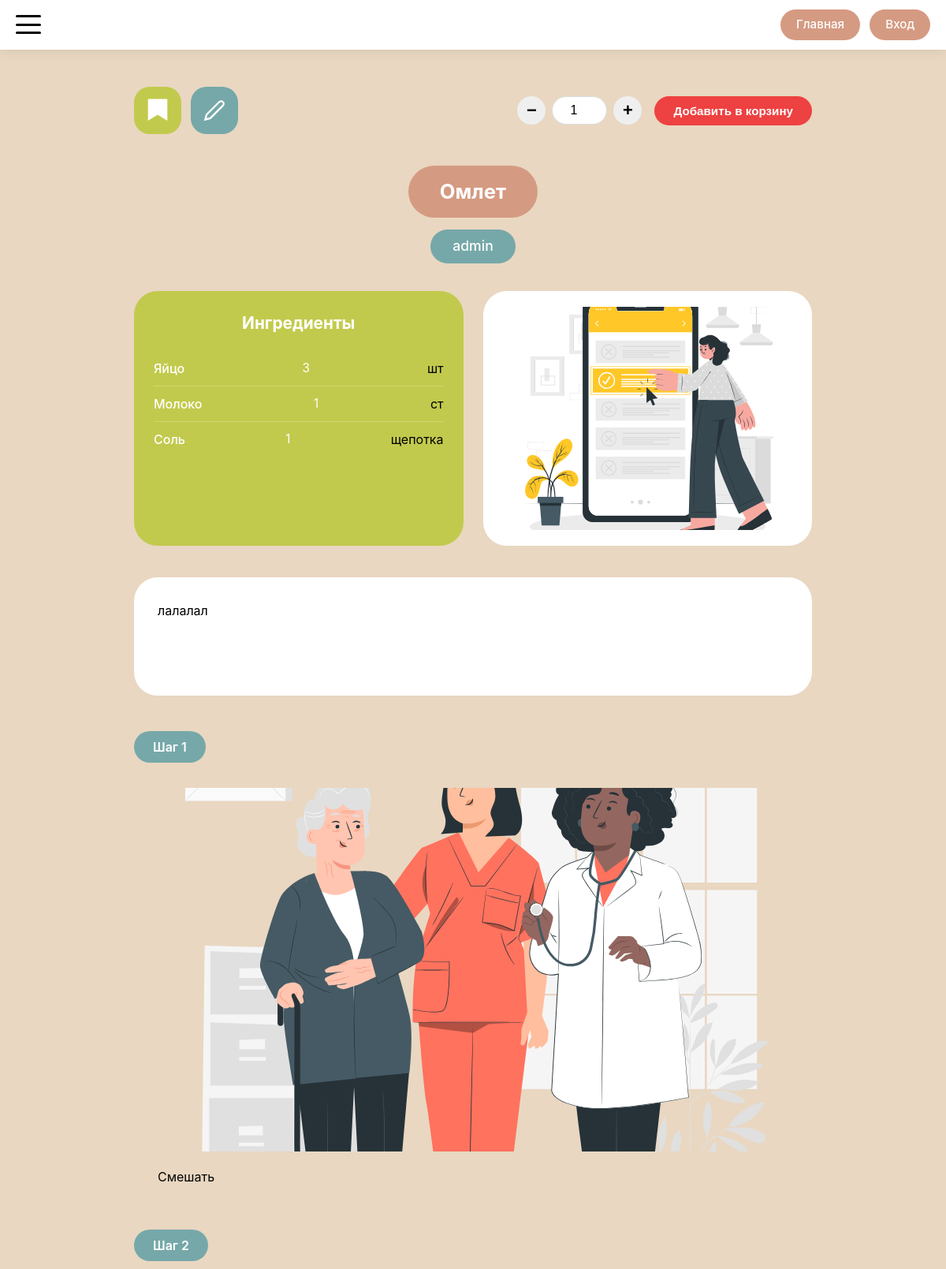
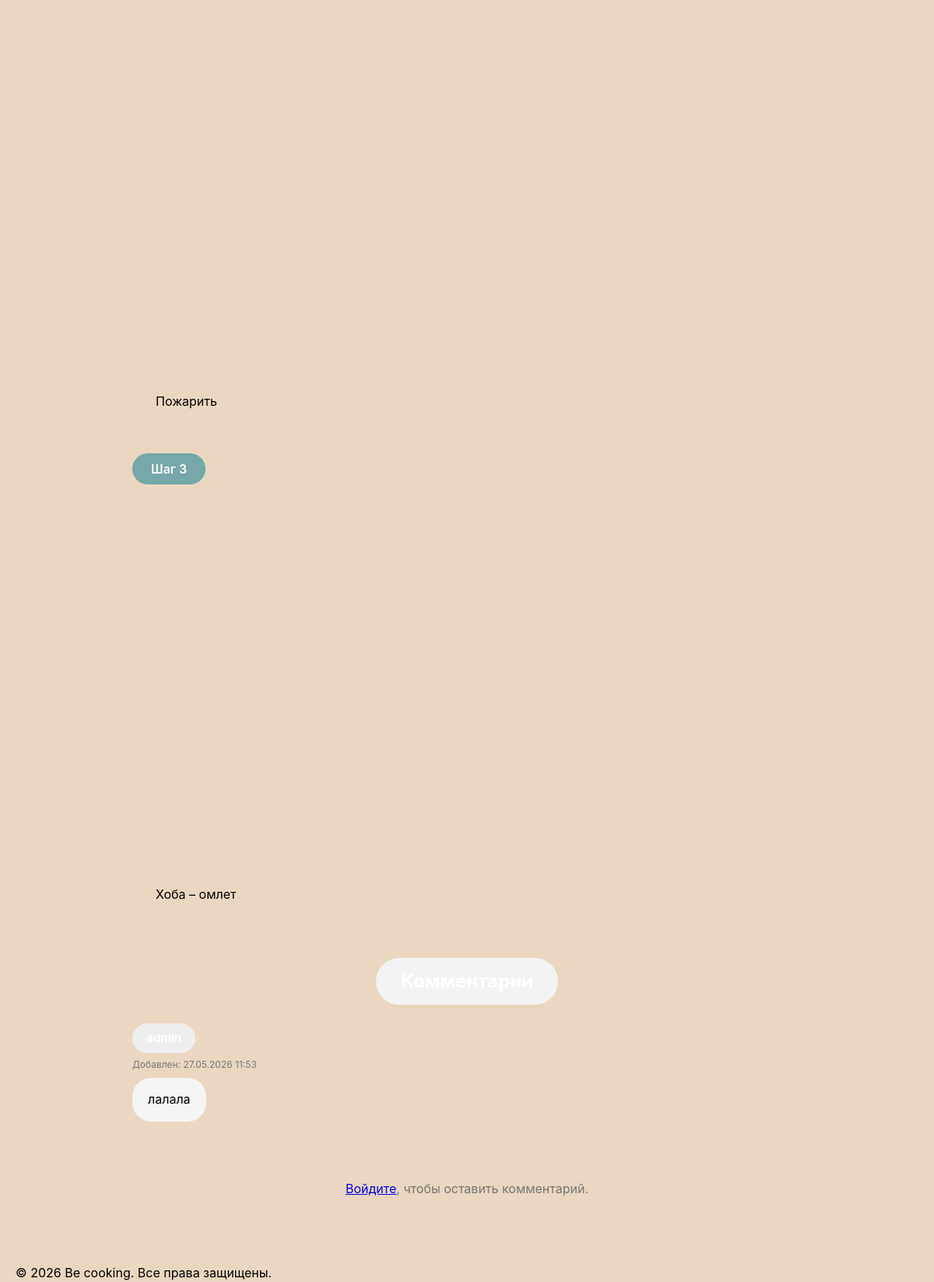
Page /recipes/2 on the committed database (2 pictures, top to bottom).
### models.py (models this page shows, shortened)
class Recipe(db.Model):
    __tablename__ = 'recipe'
    id = db.Column(db.Integer, primary_key=True)
    title = db.Column(db.String(200), nullable=False)
    description = db.Column(db.Text)
    author_id = db.Column(db.Integer, db.ForeignKey('user.id'), nullable=False)
    status = db.Column(db.Enum(RecipeStatusEnum), nullable=False, default=RecipeStatusEnum.PENDING)
    created_at = db.Column(db.DateTime, default=datetime.utcnow)
    updated_at = db.Column(db.DateTime, default=datetime.utcnow, onupdate=datetime.utcnow)
    main_image_url = db.Column(db.String(300))
    ingredients = db.Column(db.JSON)  # В SQLAlchemy JSON может хранить массивы
    steps = db.relationship('RecipeStep', backref='recipe', lazy='dynamic', cascade='all, delete-orphan')
    comments = db.relationship('Comment', backref='recipe', lazy='dynamic', cascade='all, delete-orphan')
    notes = db.relationship('Note', backref='recipe', lazy='dynamic', cascade='all, delete-orphan')
    favorites = db.relationship('Favorite', backref='recipe', lazy='dynamic', cascade='all, delete-orphan')
    cart_items = db.relationship('CartItem', backref='recipe', lazy='dynamic', cascade='all, delete-orphan')

class User(db.Model, UserMixin):
    __tablename__ = 'user'
    id = db.Column(db.Integer, primary_key=True)
    username = db.Column(db.String(100), unique=True, nullable=False)
    password_hash = db.Column(db.String(255), nullable=False)
    avatar_url = db.Column(db.String(300))
    created_at = db.Column(db.DateTime, default=datetime.utcnow)
    role = db.Column(db.Enum(UserRoleEnum), nullable=False, default=UserRoleEnum.USER)
    recipes = db.relationship('Recipe', backref='author', lazy='dynamic')
    comments = db.relationship('Comment', backref='author', lazy='dynamic')
    favorites = db.relationship('Favorite', backref='user', lazy='dynamic')
    cart_items = db.relationship('CartItem', backref='user', lazy='dynamic')
    notes = db.relationship('Note', backref='user', lazy='dynamic')
    chefs = db.relationship('Chef', backref='admin', lazy='dynamic')
    articles = db.relationship('Article', backref='author', lazy='dynamic')

class RecipeStep(db.Model):
    __tablename__ = 'recipe_step'
    id = db.Column(db.Integer, primary_key=True)
    recipe_id = db.Column(db.Integer, db.ForeignKey('recipe.id'), nullable=False)
    step_number = db.Column(db.Integer, nullable=False)
    text = db.Column(db.Text, nullable=False)
    image_url = db.Column(db.String(300))
    __table_args__ = (
        db.UniqueConstraint('recipe_id', 'step_number', name='unique_recipe_step'),
    )

class Comment(db.Model):
    __tablename__ = 'comment'
    id = db.Column(db.Integer, primary_key=True)
    user_id = db.Column(db.Integer, db.ForeignKey('user.id'), nullable=False)
    text = db.Column(db.Text, nullable=False)
    created_at = db.Column(db.DateTime, default=datetime.utcnow)
    updated_at = db.Column(db.DateTime, default=datetime.utcnow, onupdate=datetime.utcnow)
    article_id = db.Column(db.Integer, db.ForeignKey('article.id', ondelete='CASCADE'), nullable=True)
    recipe_id = db.Column(db.Integer, db.ForeignKey('recipe.id', ondelete='CASCADE'), nullable=True)

### routes/recipe_routes.py (the view, shortened to what this page needs)
@app.route('/recipes/<int:recipe_id>')
def recipe_detail(recipe_id):
    recipe = Recipe.query.get_or_404(recipe_id)
    is_favorite = False
    cart_servings = 1
    is_in_cart = False
    comments = get_recipe_comments(recipe.id)
    return render_template(
        'recipes/recipe_detail.html',
        recipe=recipe,
        is_favorite=is_favorite,
        cart_servings=cart_servings,
        is_in_cart=is_in_cart,
        comments=comments
    )

### app.py (called while the page is built)
@app.context_processor
def inject_enums():
    return dict(UserRoleEnum=UserRoleEnum)

### routes/recipe_routes.py (called while the page is built)
def get_recipe_comments(recipe_id):
    comments = (
        Comment.query
        .filter_by(recipe_id=recipe_id)
        .order_by(Comment.created_at.asc())
        .all()
    )
    for comment in comments:
        if comment.created_at and comment.updated_at:
            comment.is_edited = (comment.updated_at - comment.created_at).total_seconds() > 1
        else:
            comment.is_edited = False
    return comments

### templates/recipes/recipe_detail.html (shortened to what this page needs)
{% extends 'base/base.html' %}
{% block main_class %}recipe-detail-main{% endblock %}
{% block container_class %}recipe-detail-container{% endblock %}
{% block content %}
<div class="recipe-actions-bar">
    <form action="{{ url_for('toggle_favorite', recipe_id=recipe.id) }}" method="POST">
        <button type="submit" class="recipe-favorite-ribbon {{ 'is-active' if is_favorite else '' }}" id="favoriteBtn">
            <svg width="28" height="32" viewBox="0 0 24 28" fill="none">
                <path d="M2 2H22V24L12 18L2 24V2Z" fill="currentColor" stroke="white" stroke-width="1.5"/>
            </svg>
        </button>
    </form>
    <a href="{{ url_for('recipe_notes', recipe_id=recipe.id) }}" class="recipe-notes-icon" title="Мои заметки">
        <svg width="28" height="28" viewBox="0 0 24 24" fill="none" stroke="currentColor" stroke-width="2">
            <path d="M17 3a2.85 2.83 0 1 1 4 4L7.5 20.5 2 22l1.5-5.5L17 3z"/>
        </svg>
    </a>
    <div class="recipe-action-buttons">
        <form action="{{ url_for('add_to_cart', recipe_id=recipe.id) }}" method="POST" class="add-to-cart-form">
            <div class="servings-control">
                <button type="button" class="servings-btn" data-action="minus">−</button>
                <input
                    type="number"
                    name="servings"
                    class="servings-input"
                    value="{{ cart_servings }}"
                    min="1"
                >
                <button type="button" class="servings-btn" data-action="plus">+</button>
            </div>
            <button type="submit" class="recipe-action-btn action-cart">
                {% if is_in_cart %}
                    Обновить корзину
                {% else %}
                    Добавить в корзину
                {% endif %}
            </button>
        </form>
    </div>
</div>
<div class="recipe-info-block">
    <div class="recipe-title-wrapper">
        <div class="recipe-title-pill">{{ recipe.title }}</div>
    </div>
    <div class="recipe-author-wrapper">
        <div class="recipe-author-pill">{{ recipe.author.username }}</div>
    </div>
    <div class="recipe-ingredients-photo-row">
        <div class="recipe-ingredients-box">
            <div class="recipe-ingredients-title">Ингредиенты</div>
            <ul class="recipe-ingredients-list">
                {% for ingredient in recipe.ingredients %}
                <li class="recipe-ingredient-item">
                    <span class="ingredient-name">{{ ingredient.name }}</span>
                    <span class="ingredient-amount">{{ ingredient.amount }}</span>
                    <span class="ingredient-unit">{{ ingredient.unit }}</span>
                </li>
                {% endfor %}
            </ul>
        </div>
        {% if recipe.main_image_url %}
        <div class="recipe-photo-box">
            <div class="recipe-photo-inner">
                <img src="{{ recipe.main_image_url }}"
                     alt="{{ recipe.title }}">
            </div>
        </div>
        {% endif %}
    </div>
</div>
<div class="recipe-description-block">
    <div class="recipe-description-card">
        <div class="recipe-description-content">{{ recipe.description|safe }}</div>
    </div>
</div>
<div class="recipe-steps-block">
    {% for step in recipe.steps %}
    {% set step_index = loop.index %}
    {% include 'components/_step_block.html' with context %}
    {% endfor %}
</div>
{% include 'components/_comments_list.html' %}
{% if current_user.is_authenticated %}
<form action="{{ url_for('add_recipe_comment', recipe_id=recipe.id) }}" method="POST" class="recipe-footer-panel">
    <input type="hidden" name="next" value="{{ request.path }}">
    <div class="footer-input-wrapper">
        <input
            type="text"
            name="text"
            class="footer-comment-input"
            placeholder="Ввести комментарий..."
            required
        >
    </div>
    <div class="footer-submit-wrapper">
        <button type="submit" class="footer-submit-btn">
            Опубликовать
        </button>
    </div>
</form>
{% else %}
<div class="comment-login-hint">
    <a href="{{ url_for('auth') }}">Войдите</a>, чтобы оставить комментарий.
</div>
{% endif %}
{% endblock %}

### templates/components/_step_block.html
<div class="recipe-step-item">
    <div class="step-number-pill">Шаг {{ step_index }}</div>
    <div class="step-card">
        <div class="step-image">
            {% if step.image_url %}
            <img src="{{ step.image_url }}"
                 alt="Шаг {{ step_index }}">
            {% endif %}
        </div>
        <div class="step-text">{{ step.text }}</div>
    </div>
</div>

### templates/components/_comment_other.html (shortened to what this page needs)
<div class="comment-item comment-other">
    <div class="comment-author-pill">
    </div>
    <div class="comment-meta">
        <span>Добавлен: {{ comment.created_at.strftime('%d.%m.%Y %H:%M') }}</span>
    </div>
    <div class="comment-text-card">
        <div class="comment-text-content">{{ comment.text }}</div>
    </div>
</div>

### rows in the picture
Recipe: title "Омлет", main_image_url (picture), description "лалалал"
User: author.username "admin"
RecipeStep: step_number "1", image_url (picture), text "Смешать"
RecipeStep: step_index "2", text "Пожарить"
RecipeStep: step_number "3", text "Хоба – омлет"
Comment: created_at "27.05.2026 11:53", text "лалала"

### other values in the picture
{{ ingredient.name }} "Яйцо" "Молоко" "Соль"
{{ ingredient.amount }} "3" "1" "1"
{{ ingredient.unit }} "шт" "ст" "щепотка"
{{ now.year if now else '2026' }} "2026"
